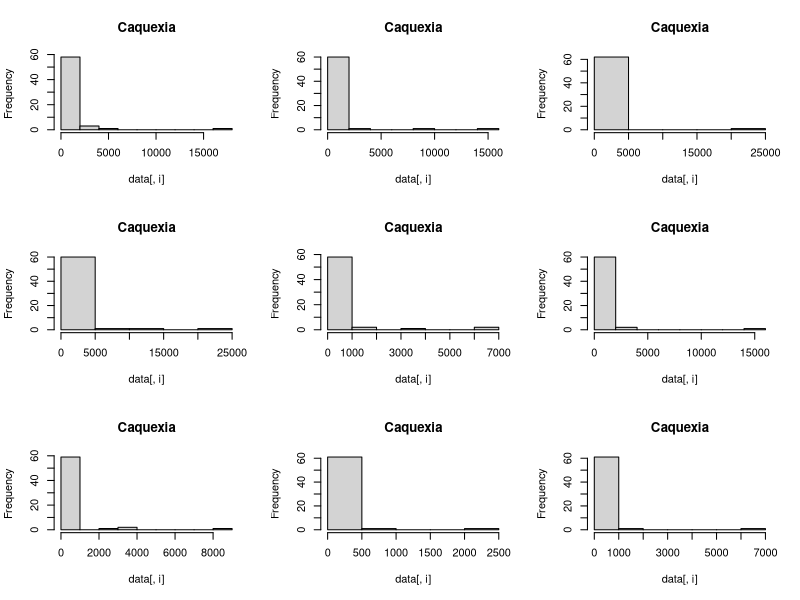
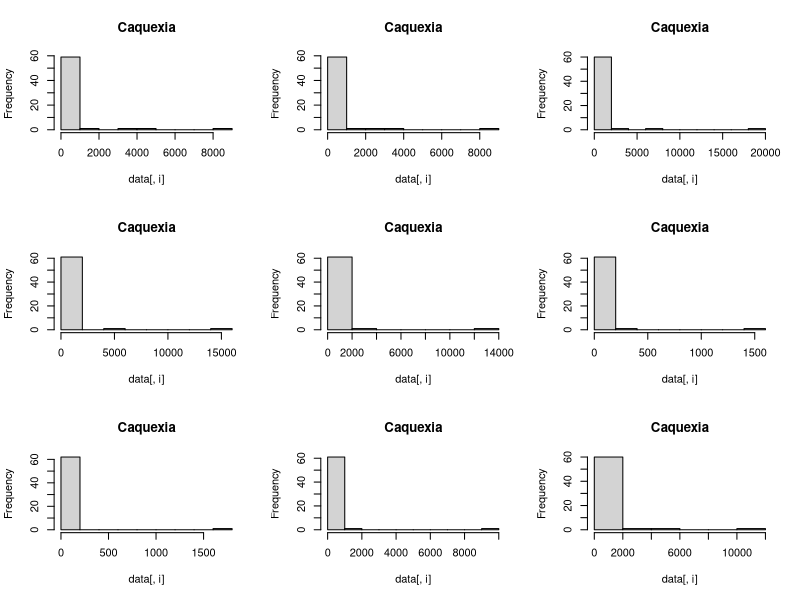
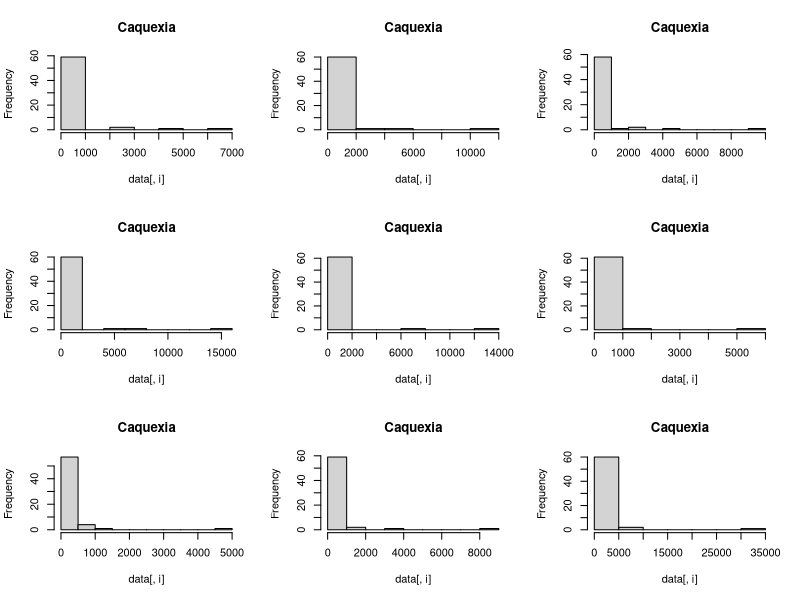
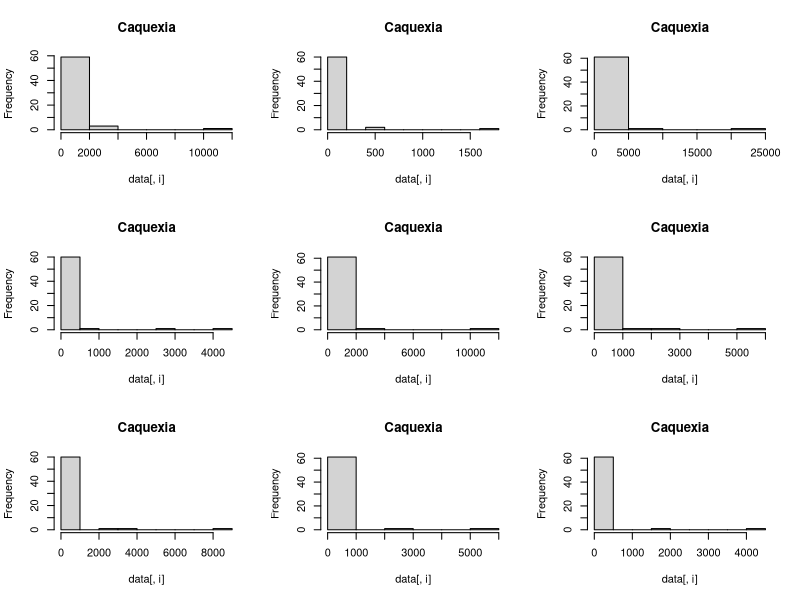
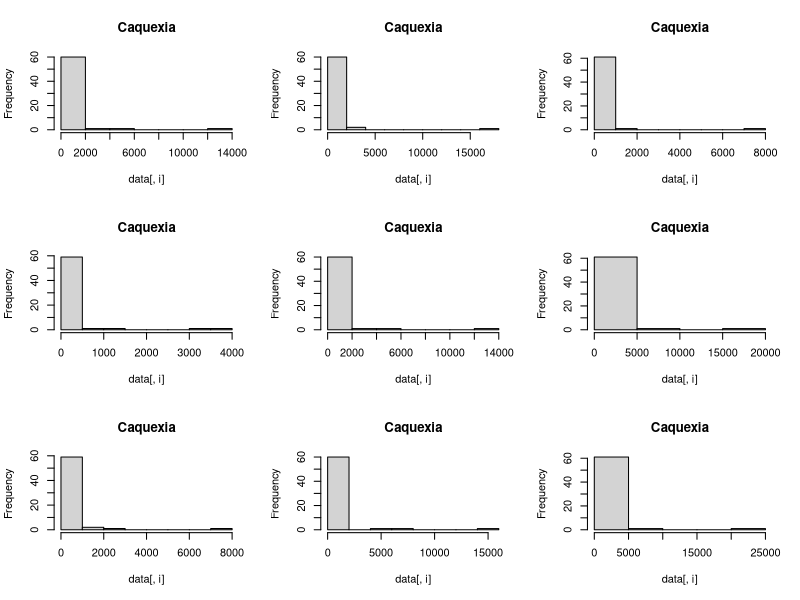
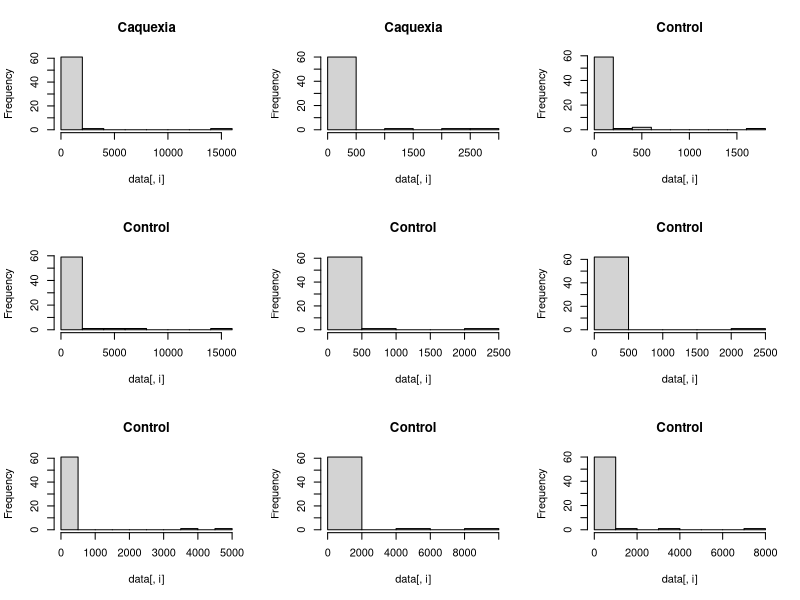
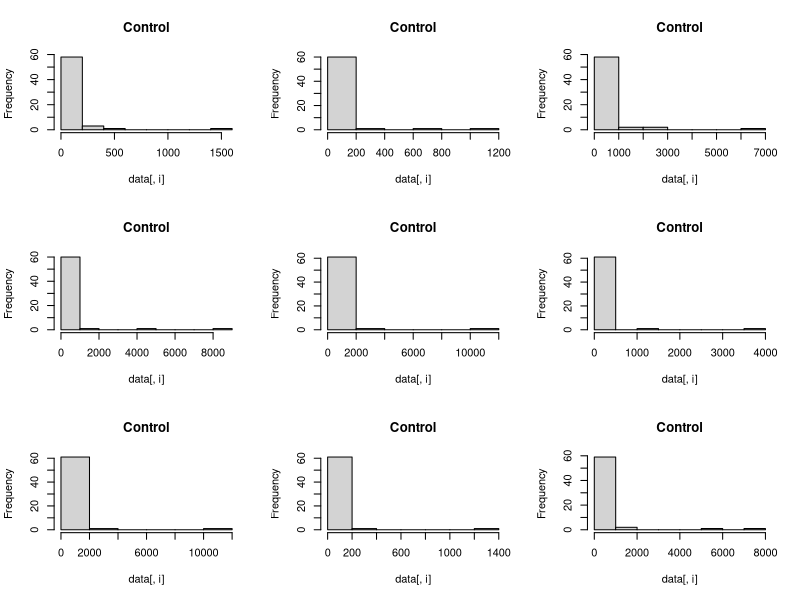
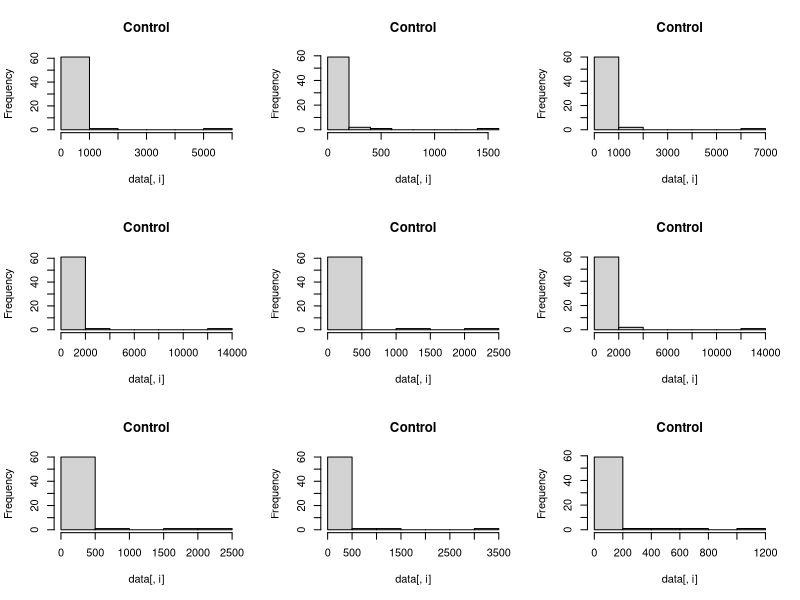

Generate these figures, in order, with R:
## ---- chunk 1
knitr::opts_chunk$set(echo = TRUE)
## ---- chunk 2
# Cargamos los datos en formato .txt
# La primera fila corresponde a los nombres de cada columna, la primera columna a
# los nombres de cada fila y los datos están separados por comas
data <- read.table("datamatrix.txt", header=TRUE,sep=",",row.names=1)
# Observamos las primeras filas de la matriz de datos
head(data)
## ---- chunk 3
# Observamos el nombre de las columnas
colnames(data)
## ---- chunk 4
# Se reetiquetan las columnas en base al tipo de muestra
colnames(data) <- paste(c(rep("Caquexia", 47), rep("Control", 30)))
colnames(data)
## ---- chunk 5
# Se estudia la estructura del dataset
str(data)
## ---- chunk 6
# Se hace el análisis descriptivo
summary(data)
## ---- chunk 7
# Dibujamos un histograma para cada muestra
opt <- par(mfrow=c(3,3))
for(i in 1:ncol(data))
  hist(data[,i], main=names(data)[i])
par(opt)
## ---- chunk 8
# Asignamos colores por grupos
groupColors <- c(rep("red", 47), rep("blue", 30))

# Dibujamos el diagrama de cajas
boxplot(data, col=groupColors,
        xlab="Slides",
        ylab="Expresión", las=2, cex.axis=0.7, cex.main=0.7)
